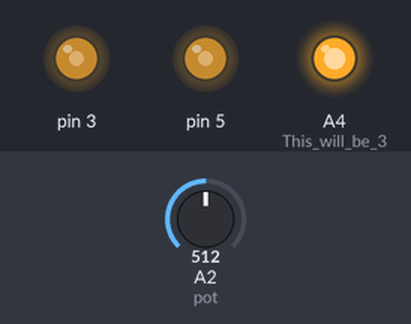
Bench run of a sketch on a simulated Arduino Uno, built with avr-gcc and run on an emulated ATmega328P. Parts: output pins drawn as LEDs (lit = HIGH). The inputs (shaded band) are chosen by the test bench; at power-on: A2 (pot) = 512.

Above: at 1.2 s.
1.3 s: A2 (pot) set to 306
At 2.5 s:
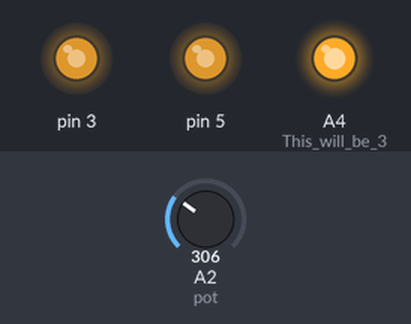
2.8 s: A2 (pot) set to 122
At 3.7 s:
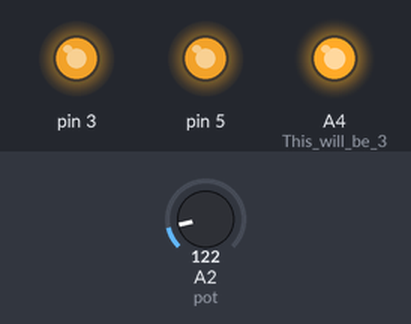
4.3 s: A2 (pot) set to 900
At 4.8 s:
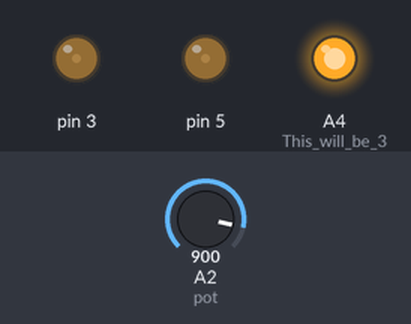
5.8 s: A2 (pot) set to 1023
At 7.0 s:
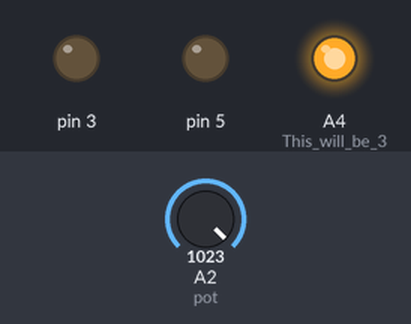
7.3 s: A2 (pot) set to 511
At 8.3 s:
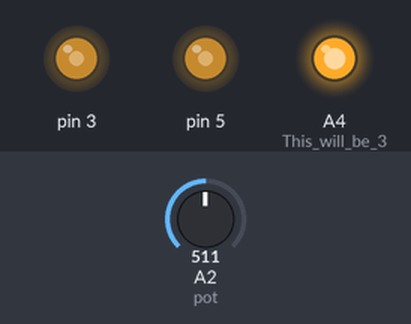
Timing chart, 0 to 9.8 s (numbered marks = the images above; inputs shaded):
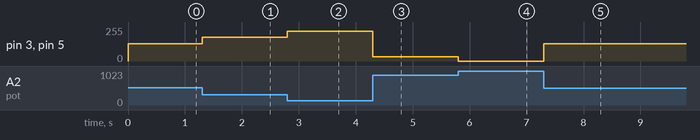

The sketch:

Potentiometer_Motor.ino
```cpp
/*  Code to run motor in one direction based on potentiometer reading.
 *  Motor driver control on pin 3/
 *  Potentiometer plugged into A0, A2, and A4 on Metro M0 ( or similar).
 */


void setup() {
  pinMode(3, OUTPUT);
  pinMode(5, OUTPUT);
  pinMode(A0, OUTPUT);  //This will be GND for the potentiometer
  pinMode(A4, OUTPUT);  //This will be 3.3V for the pot.

  digitalWrite(A0, LOW);
  digitalWrite(A4, HIGH);

}

void loop() {
  int pot_value = analogRead(A2);   //pot wiper is on A2
  int motor_level = map(pot_value, 0, 1023, 255, 0); // map motor_level to pot_value so that zero corresponds to lowest speed.
  analogWrite(3, motor_level);
  analogWrite(5, motor_level);
  delay(1);
}
```

Measured:
- after the input at 1.3 s, pin 3, pin 5: 128/255 → 179/255 at once
- after the input at 2.8 s, pin 3, pin 5: 179/255 → 225/255 at once
- after the input at 4.3 s, pin 3, pin 5: 225/255 → 31/255 at once
- after the input at 5.8 s, pin 3, pin 5: 31/255 → 0/255 at once
- after the input at 7.3 s, pin 3, pin 5: 0/255 → 128/255 at once
